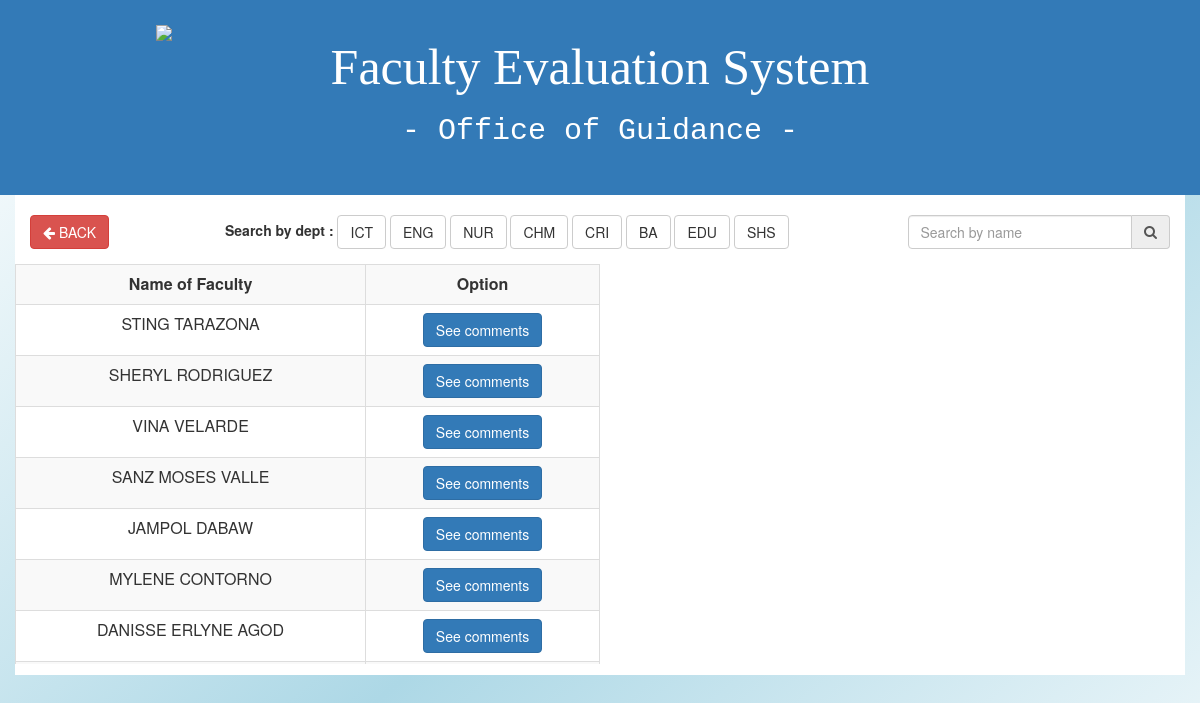
The app's page /comments.php, older data.
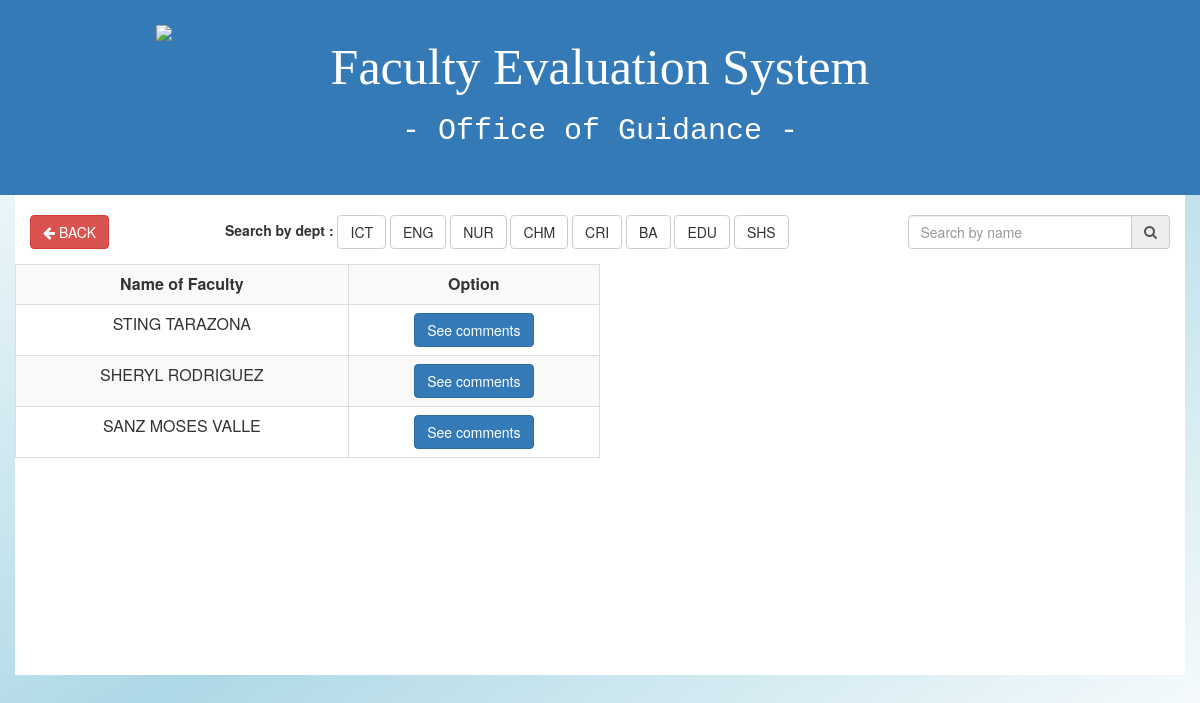
The same page, newer data.
### tables this page shows
CREATE TABLE `overall` (
  `id` int(11) NOT NULL,
  `teacher` varchar(100) NOT NULL,
  `score` int(11) NOT NULL,
  `students` int(11) NOT NULL,
  `grade` varchar(3) NOT NULL,
  `description` varchar(50) NOT NULL
);

### functions/function.php (called while the page is built, shortened)
<?php
 function connect(){
 	$db = new PDO("mysql:host=localhost;dbname=scheduling_system","root","");
 	return $db;
 }
function getoverall(){
  $dbs = connect();
  $query = $dbs->prepare("SELECT * from overall");
  $query->execute();
  return $results = $query->fetchAll(PDO::FETCH_OBJ);
}
?>

### comments.php (the view, shortened to what this page needs)
<?php
include 'functions/function.php';
$results = getoverall();
 ?>
<html>
<head>
<link href="style/bootstrap.min.css" rel="stylesheet">
<link rel="stylesheet" href="style/css/font-awesome.min.css" type="text/css">
<link href="style/master.css" rel="stylesheet">
</head>
<body style="background:linear-gradient(to bottom right,white,lightblue,white); height:100%">
  <header>
    <div class="container-fluid bg-primary">
      <div class="row">
        <div class="container" style="padding: 20px 0px;">
          <div class="col-md-3">
            <div class="box">
                <img class="img-responsive" src="./images/logo.png"
                style="margin-left:70px; margin-top:5px">
            </div>
          </div>
          <div class="col-md-6 text-center">
              <h1 class="font"> Faculty Evaluation System </h1>
              <h1 class="font2"> - Office of Guidance - </h1>
          </div>
          <div class="col-md-3"></div>
        </div>
      </div>
    </div>
  </header>
<div class="container bg-white" style="height: 480px;">
  <div class="row">
    <div class="col-md-2">
      <a href="adminrecord.php"><button class="btn btn-danger" type="button" name="button">
        <i class="fa fa-arrow-left"></i> BACK</button>
    </a>
    </div>
    <div class="col-md-7">
      <div class="form-inline pull-left">
        <label for="">Search by dept : </label>
        <a href="comments.php?dept=ict" class="btn btn-default">ICT</a>
        <a href="comments.php?dept=eng" class="btn btn-default">ENG</a>
        <a href="comments.php?dept=nur" class="btn btn-default">NUR</a>
        <a href="comments.php?dept=chm" class="btn btn-default">CHM</a>
        <a href="comments.php?dept=cri" class="btn btn-default">CRI</a>
        <a href="comments.php?dept=ba" class="btn btn-default">BA</a>
        <a href="comments.php?dept=edu" class="btn btn-default">EDU</a>
        <a href="comments.php?dept=shs" class="btn btn-default">SHS</a>
      </div>
    </div>
    <div class="col-md-3">
      <div class="form-group">
        <form class="input-group" action="#" method="post">
          <input class="form-control" type="text" name="searchname" placeholder="Search by name">
          <span class="input-group-addon"> <i class="fa fa-search"></i>
          </span>
        </form>
      </div>
    </div>
  </div>
  <div class="row">
    <div class="col-md-6">
      <div class="row" style="height: 400px; overflow: auto;"id="divToPrint">
        <table class="table table-responsive table-striped table-bordered text" align="center">
          <tr>
            <th>Name of Faculty</th>
            <th>Option</th>
          </tr>
          <?php foreach($results as $g): ?>
            <tr>
              <td><?php echo $g->teacher ?></td>
              <td><button data-id="<?php echo $g->teacher;?>" type="button" class="btn btn-primary details"
               data-toggle="modal">See comments</button>
             </td>
            </tr>
          <?php endforeach; ?>
        </table>
      </div>
    </div>
    <div class="col-md-6">
      <div class="row" id="comments" style="height: 400px; overflow: auto;" >
      </div>
    </div>
  </div>
</div>
</body>
</html>

Row changes from the older to the newer data that the page shows:
removed overall: teacher "VINA VELARDE"
removed overall: teacher "JAMPOL DABAW"
removed overall: teacher "MYLENE CONTORNO"
removed overall: teacher "DANISSE ERLYNE AGOD"
